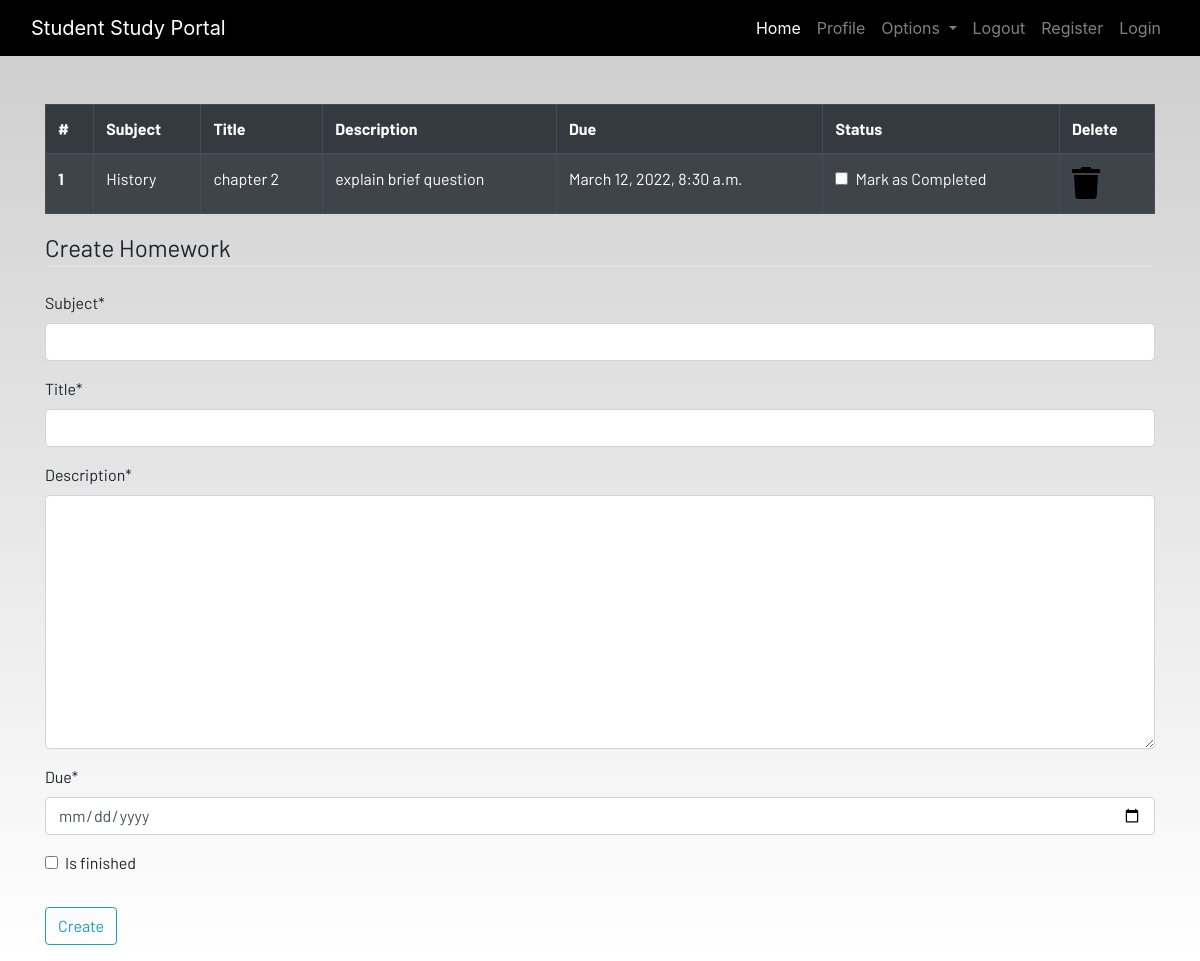
Before: /homework (signed in) with the older database file.
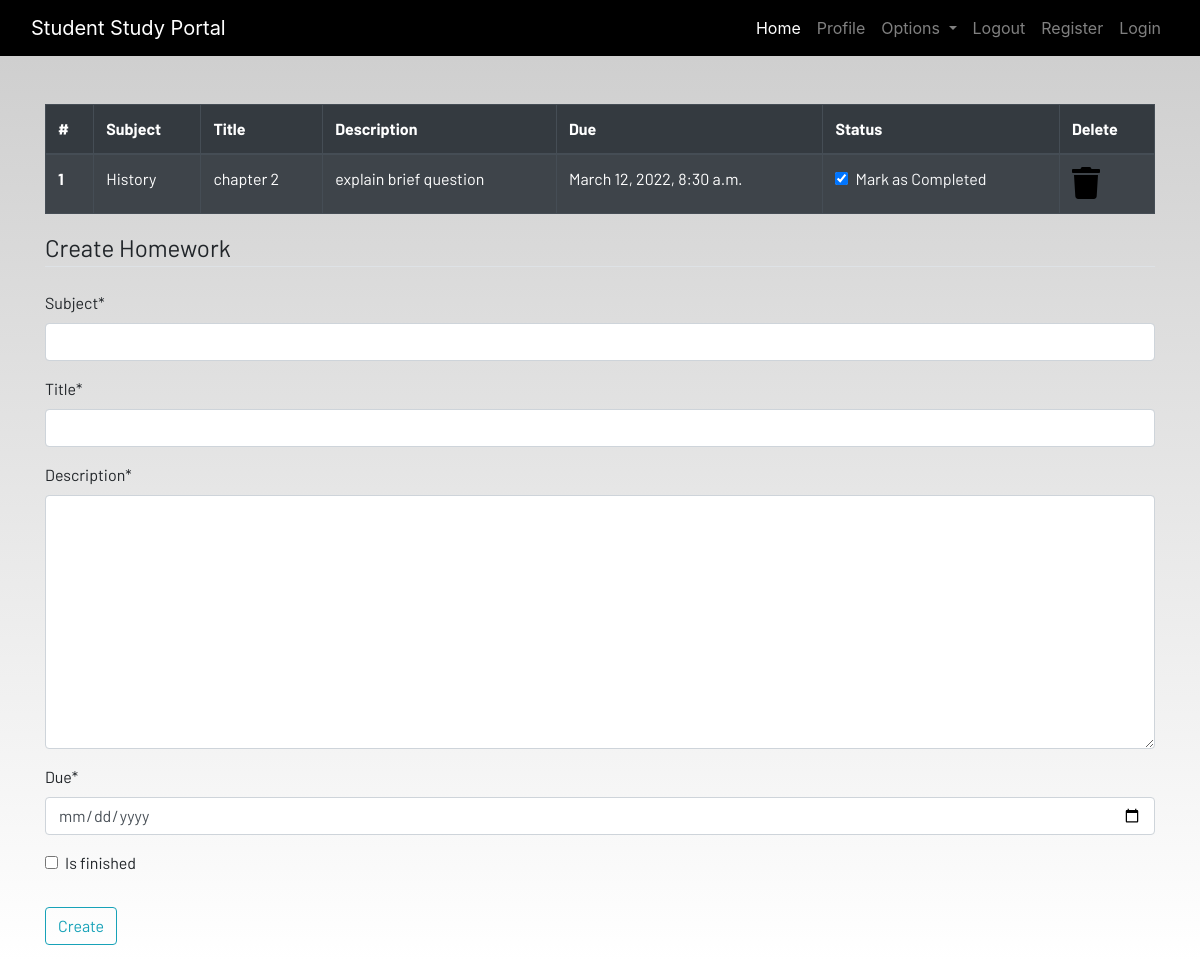
After: the same page with the newer database file.
### Dashboard/models.py (models this page shows, shortened)
class Homework(models.Model):
    user = models.ForeignKey(User, on_delete=models.CASCADE)
    subject = models.CharField(max_length=50)
    title = models.CharField(max_length=100)
    description = models.TextField()
    due = models.DateTimeField()
    is_finished = models.BooleanField(default=False)

### Dashboard/views.py (the view)
# urls.py: path('homework',views.homework, name="homework"),
def homework(request):
    if request.method == "POST":
        form = HomeworkForm(request.POST)
        if form.is_valid():
            try:
                finished = request.POST['is_finished']    #if form is finished is returns true else false
                if finished == 'on':
                    finished = True
                else:
                    finished = False
            except:
                finished = False
            homeworks = Homework(
                user = request.user,
                subject = request.POST['subject'],
                title = request.POST['title'],
                description = request.POST['description'],
                due = request.POST['due'],
                is_finished = finished
            )
            homeworks.save()            #to save all details of the Homework
            messages.success(request,f'Homework Added from {request.user.username}!!') #added success msg
    else:                               #if request is not post
            form = HomeworkForm()
    homework = Homework.objects.filter(user=request.user)
    if len(homework) == 0:
        homework_done = True
    else:
        homework_done = False
    context={'homeworks':homework,
             'homeworks_done':homework_done,
             'form':form,
            }
    return render(request,'Dashboard/homework.html',context)

### Dashboard/forms.py
class HomeworkForm(forms.ModelForm):
    class Meta:
        model = Homework
        widgets = {'due':DateInput()}
        fields = ['subject','title','description','due','is_finished']

### Dashboard/templates/dashboard/homework.html (shortened to what this page needs)
{% extends 'dashboard/base.html' %}
{% load static %}
{% load crispy_forms_tags %}
{% block content %}
<div class="container">
    {% if not homework_done %}
    <table class="table table-striped table-bordered table-hover table-dark">
        <thead>
            <tr>
                <th scope="col">#</th>
                <th scope="col">Subject</th>
                <th scope="col">Title</th>
                <th scope="col">Description</th>
                <th scope="col">Due</th>
                <th scope="col">Status</th>
                <th scope="col">Delete</th>
            </tr>
        </thead>
        <tbody>
            {% for homework in homeworks %}
            <tr>
                <th scope="row">{{forloop.counter}}</th>
                <td>{{homework.subject}}</td>
                <td>{{homework.title}}</td>
                <td>{{homework.description}}</td>
                <td>{{homework.due}}</td>
                <td>
                    <a href="{% url 'update-homework' homework.id %}">
                        <div class="form-check">
                            {% if homework.is_finished == True %}
                            <input class="form-check-input" type="checkbox" value="" checked>
                            {% else %}
                            <input class="form-check-input" type="checkbox" value="" >
                            {% endif %}
                            <label class="form-check-label text-light" for="flexCheckDefault">
                                Mark as Completed
                            </label>
                        </div>
                    </a>
                </td>
                <td><a href="{% url 'delete-homework' homework.id %}"><i class="fa fa-trash fa-2x"></i></a></td>
            </tr>
            {% endfor %}
        </tbody>
    </table>
    {% else %}
    <h4>All homeworks are completed!! Create to have more!!</h4>
{% endif %}
</div>
<div class=" container">
    <form method="POST">
        <fieldset class="form-group">
            <legend class="border-bottom mb-4">Create Homework</legend>
            {{form|crispy}}
        </fieldset>
        <div class="form-group">
            <button href="" class="btn btn-outline-info" type="submit">
                Create
            </button>
        </div>
    </form>
</div>
{% endblock content %}

Changed rows visible on the page:
changed Homework "History": value "☐" → "☑"
